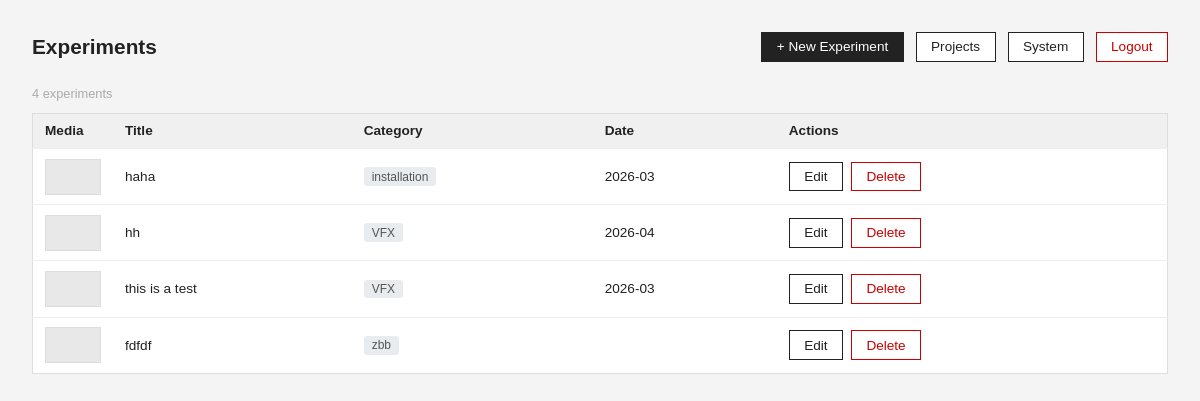
/admin/experiments.php (signed in), run on the app's committed database.
### tables this page shows
CREATE TABLE experiments (
            id         INTEGER PRIMARY KEY AUTOINCREMENT,
            title      TEXT    NOT NULL,
            category   TEXT,
            date       TEXT,
            sort_order INTEGER DEFAULT 0,
            created_at TEXT,
            updated_at TEXT
        , description TEXT, video_url TEXT);

### src/experiment-model.php (called while the page is built, shortened)
<?php
function get_all_experiments(): array {
    $db = get_db();
    return $db->query("SELECT * FROM experiments ORDER BY category COLLATE NOCASE ASC, date DESC")
              ->fetchAll(PDO::FETCH_ASSOC);
}

### public/admin/experiments.php (the view, shortened to what this page needs)
<?php
require_once __DIR__ . '/../../src/experiment-model.php';
$all = get_all_experiments();
?>
<!DOCTYPE html>
<html lang="en">
<head>
</head>
<body>
<div class="header">
    <h1>Experiments</h1>
    <div class="header-actions">
        <a href="/admin/experiment-create.php" class="btn btn-primary">+ New Experiment</a>
        <a href="/admin/dashboard.php" class="btn">Projects</a>
        <a href="/admin/debug-db.php" class="btn">System</a>
        <a href="/admin/logout.php" class="btn btn-danger">Logout</a>
    </div>
</div>
<?php if (empty($all)): ?>
    <p>No experiments yet.</p>
<?php else: ?>
    <p style="font-size:0.8rem;color:#aaa;margin-bottom:0.75rem"><?= count($all) ?> experiments</p>
    <table>
        <thead>
            <tr>
                <th style="width:64px">Media</th>
                <th>Title</th>
                <th>Category</th>
                <th>Date</th>
                <th>Actions</th>
            </tr>
        </thead>
        <tbody>
            <?php foreach ($all as $e):
                $thumb = null;
            ?>
            <tr>
                <td>
                    <?php if ($thumb): ?>
                        <img class="thumb" src="<?= htmlspecialchars($thumb['url']) ?>" alt="">
                    <?php else: ?>
                        <div class="thumb-placeholder"></div>
                    <?php endif; ?>
                </td>
                <td><?= htmlspecialchars($e['title']) ?></td>
                <td><span class="cat-badge"><?= htmlspecialchars($e['category'] ?? '—') ?></span></td>
                <td><?= htmlspecialchars($e['date'] ?? '—') ?></td>
                <td>
                    <div class="actions">
                        <a href="/admin/experiment-edit.php?id=<?= (int)$e['id'] ?>" class="btn">Edit</a>
                        <a href="/admin/experiment-delete.php?id=<?= (int)$e['id'] ?>" class="btn btn-danger">Delete</a>
                    </div>
                </td>
            </tr>
            <?php endforeach; ?>
        </tbody>
    </table>
<?php endif; ?>
</body>
</html>

### public/admin/experiments.php (style rules this page uses)
* { box-sizing: border-box; margin: 0; padding: 0; }
body { font-family: sans-serif; background: #f4f4f4; color: #222; padding: 2rem; }
.header { display: flex; justify-content: space-between; align-items: center; margin-bottom: 1.5rem; flex-wrap: wrap; gap: 0.75rem; }
h1 { font-size: 1.3rem; }
.header-actions { display: flex; gap: 0.75rem; align-items: center; flex-wrap: wrap; }
a.btn { padding: 0.4rem 0.9rem; font-size: 0.85rem; text-decoration: none; border: 1px solid #222; color: #222; background: #fff; }
a.btn-primary { background: #222; color: #fff; }
a.btn-danger { border-color: #c00; color: #c00; }
table { width: 100%; border-collapse: collapse; background: #fff; border: 1px solid #ddd; }
th, td { text-align: left; padding: 0.6rem 0.75rem; border-bottom: 1px solid #eee; font-size: 0.85rem; }
th { background: #f0f0f0; font-weight: 600; }
tr:last-child td { border-bottom: none; }
.thumb-placeholder { width: 56px; height: 36px; background: #e8e8e8; border: 1px solid #ddd; }
.actions { display: flex; gap: 0.5rem; }
.cat-badge { display: inline-block; padding: 0.15rem 0.5rem; font-size: 0.75rem; background: #e9ecef; color: #555; border-radius: 3px; }

### data on the page
experiments: title "haha", category "installation", date "2026-03"
experiments: title "hh", category "VFX", date "2026-04"
experiments: title "this is a test", category "VFX", date "2026-03"
experiments: title "fdfdf", category "zbb"

### other printed values
count($all) "4"
